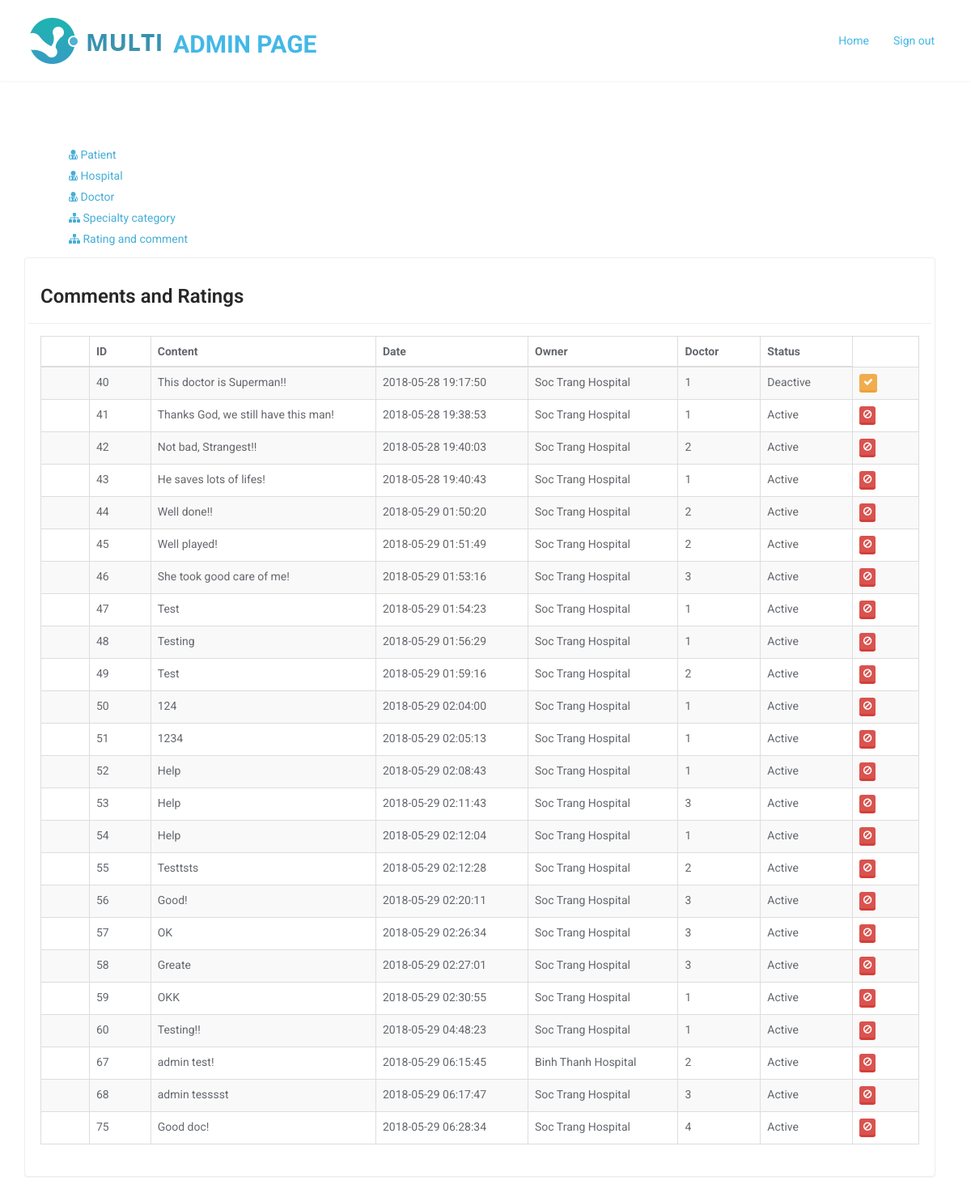
/view-comment.php (signed in), run on the app's committed database.
### tables this page shows
CREATE TABLE `comment` (
  `id` bigint(255) NOT NULL,
  `content` varchar(1000) DEFAULT NULL,
  `date` timestamp NOT NULL DEFAULT CURRENT_TIMESTAMP,
  `owner` varchar(255) NOT NULL,
  `doctor` varchar(255) NOT NULL,
  `status` varchar(50) NOT NULL DEFAULT 'Active',
  `rating` bigint(255) NOT NULL DEFAULT '1'
);

### ppl-core.php (called while the page is built, shortened)
<?php
function template( $file, $args ) {
	if ( is_array( $args ) ) {
		extract( $args );
	}
	include $file;
	return ob_get_clean();
}
function return_sql($sql){
	$link = mysqli_connect('localhost', 'root', '');
	$result = mysqli_query($link,$sql);
	$data=array();
	$index=0;
	while ($list = mysqli_fetch_assoc($result)) {
		$data[$index]=$list;
		$index++;
	}
return $data;
}
function create_table($querry){
	include 'ppl-table.php';
}

### view-comment-app.php (called while the page is built)
<?php
include_once 'ppl-core.php';
create_table('SELECT * FROM comment ');

### view-template.php (the view, shortened to what this page needs)
<?php
if ( isset( $email ) ) {
	?>
    <tr class="odd gradeX" id="row<?php echo $id; ?>">
        <td id="id_val<?php echo $id; ?>"><?php echo $id; ?></td>
        <td id="lname_val<?php echo $id; ?>"><?php echo $lname; ?></td>
        <td id="fname_val<?php echo $id; ?>"><?php echo $fname; ?></td>
        <td id="gender_val<?php echo $id; ?>"><?php echo $gender; ?></td>
        <td id="email_val<?php echo $id; ?>"><?php echo $email; ?></td>
        <td id="password_val<?php echo $id; ?>"><?php echo $password; ?></td>
        <td id="address_val<?php echo $id; ?>"><?php echo $address; ?></td>
        <td id="lang_val<?php echo $id; ?>"><?php echo $lang; ?></td>
        <td id="status_val<?php echo $id; ?>"><?php echo $status; ?></td>
        <td class="center">
            <div class="btn-group-xs">
                <button title="Edit" type="button" class="btn btn-xs btn-primary" id="edit_button<?php echo $id; ?>"
                        onclick="edit_row('<?php echo $id; ?>');"><i
                            class="fa fa-edit"></i></button>
                <button title="Save" type="button" style="display:none;" class="btn btn-xs btn-primary"
                        id="save_button<?php echo $id; ?>"
                        onclick="save_row('<?php echo $id; ?>');"><i
                            class="fa fa-save"></i></button>
                <button title="Delete" type="button" class="btn btn-xs btn-danger" id="delete_button<?php echo $id; ?>"
                        onclick="delete_row('<?php echo $id; ?>');"><i
                            class="fa fa-trash"></i></button>
				<?php if ( $status === 'Deactive' ) {
					?>
                    <button title="Active" style="display:inline-block;" type="button" class=" btn btn-xs btn-warning"
                            id="active_button<?php echo $id; ?>"
                            onclick="active_row('<?php echo $id; ?>');"><i
                                class="fa fa-check"></i></button>
					<?php
				} else {
				?>
                <button title="Deactive" type="button" class=" btn btn-xs btn-warning"
                        id="deactive_button<?php echo $id; ?>"
                        onclick="deactive_row('<?php echo $id; ?>');"><i
                            class="fa fa-ban"></i>
					<?php } ?>
            </div>
        </td>
    </tr>
<?php }
 else if ( isset( $doctor ) ) { ?>
     <tr class="odd gradeX" id="row<?php echo $id; ?>">
         <td></td>
         <td id="id_val<?php echo $id; ?>"><?php echo $id; ?></td>
         <td id="content_val<?php echo $id; ?>"><?php echo $content; ?></td>
         <td id="date_val<?php echo $id; ?>"><?php echo $date; ?></td>
         <td id="owner_val<?php echo $id; ?>"><?php echo $owner; ?></td>
         <td id="doctor_val<?php echo $id; ?>"><?php echo $doctor; ?></td>
         <td id="status_val<?php echo $id; ?>"><?php echo $status; ?></td>
         <td class="center">
             <div class="btn-group-xs">
	             <?php if ( $status === 'Deactive' ) {
		             ?>
                     <button title="Active" style="display:inline-block;" type="button" class=" btn btn-xs btn-warning"
                             id="active_button<?php echo $id; ?>"
                             onclick="active_row_comment('<?php echo $id; ?>');"><i
                                 class="fa fa-check"></i></button>
		             <?php
	             } else {
	             ?>
                 <button title="Deactive" type="button" class=" btn btn-xs btn-danger"
                         id="deactive_button<?php echo $id; ?>"
                         onclick="deactive_row_comment('<?php echo $id; ?>');"><i
                             class="fa fa-ban"></i>
		             <?php } ?>
             </div>
             </div>
         </td>
     </tr>
 <?php }

### view-comment.php (shortened to what this page needs)
<?php include_once 'session.php';
if (! isset( $_SESSION['login_hos'] ) && ! isset( $_SESSION['login_admin'] ) ) {
	echo 'Shit happens'; ?>
	<html lang="en">
	<head>
		<style>
			@import url(https://fonts.googleapis.com/css?family=opensans:500);
			body{
				background: #33cc99;
				color:#fff;
				font-family: 'Open Sans', sans-serif;
				max-height:700px;
				overflow: hidden;
			}
			.c{
				text-align: center;
				display: block;
				position: relative;
				width:80%;
				margin:100px auto;
			}
			._404{
				font-size: 220px;
				position: relative;
				display: inline-block;
				z-index: 2;
				height: 250px;
				letter-spacing: 15px;
			}
			._1{
				text-align:center;
				display:block;
				position:relative;
				letter-spacing: 12px;
				font-size: 4em;
				line-height: 80%;
			}
			._2{
				text-align:center;
				display:block;
				position: relative;
				font-size: 20px;
			}
			.text{
				font-size: 70px;
				text-align: center;
				position: relative;
				display: inline-block;
				margin: 19px 0px 0px 0px;
				/* top: 256.301px; */
				z-index: 3;
				width: 100%;
				line-height: 1.2em;
				display: inline-block;
			}
			.btn{
				background-color: rgb( 255, 255, 255 );
				position: relative;
				display: inline-block;
				width: 358px;
				padding: 5px;
				z-index: 5;
				font-size: 25px;
				margin:0 auto;
				color:#33cc99;
				text-decoration: none;
				margin-right: 10px
			}
			.right{
				float:right;
				width:60%;
			}
			hr{
				padding: 0;
				border: none;
				border-top: 5px solid #fff;
				color: #fff;
				text-align: center;
				margin: 0px auto;
				width: 420px;
				height:10px;
				z-index: -10;
			}
			hr:after {
				content: "\2022";
				display: inline-block;
				position: relative;
				top: -0.75em;
				font-size: 2em;
				padding: 0 0.2em;
				background: #33cc99;
			}
			.cloud {
				width: 350px; height: 120px;
				background: #FFF;
				background: linear-gradient(top, #FFF 100%);
				background: -webkit-linear-gradient(top, #FFF 100%);
				background: -moz-linear-gradient(top, #FFF 100%);
				background: -ms-linear-gradient(top, #FFF 100%);
				background: -o-linear-gradient(top, #FFF 100%);
				border-radius: 100px;
				-webkit-border-radius: 100px;
				-moz-border-radius: 100px;
				position: absolute;
				margin: 120px auto 20px;
				z-index:-1;
				transition: ease 1s;
			}
			.cloud:after, .cloud:before {
				content: '';
				position: absolute;
				background: #FFF;
				z-index: -1
			}
			.cloud:after {
				width: 100px; height: 100px;
				top: -50px; left: 50px;
				border-radius: 100px;
				-webkit-border-radius: 100px;
				-moz-border-radius: 100px;
			}
			.cloud:before {
				width: 180px; height: 180px;
				top: -90px; right: 50px;
				border-radius: 200px;
				-webkit-border-radius: 200px;
				-moz-border-radius: 200px;
			}
			.x1 {
				top:-50px;
				left:100px;
				-webkit-transform: scale(0.3);
				-moz-transform: scale(0.3);
				transform: scale(0.3);
				opacity: 0.9;
				-webkit-animation: moveclouds 15s linear infinite;
				-moz-animation: moveclouds 15s linear infinite;
				-o-animation: moveclouds 15s linear infinite;
			}
			.x1_5{
				top:-80px;
				left:250px;
				-webkit-transform: scale(0.3);
				-moz-transform: scale(0.3);
				transform: scale(0.3);
				-webkit-animation: moveclouds 17s linear infinite;
				-moz-animation: moveclouds 17s linear infinite;
				-o-animation: moveclouds 17s linear infinite;
			}
			.x2 {
				left: 250px;
				top:30px;
				-webkit-transform: scale(0.6);
				-moz-transform: scale(0.6);
				transform: scale(0.6);
				opacity: 0.6;
				-webkit-animation: moveclouds 25s linear infinite;
				-moz-animation: moveclouds 25s linear infinite;
				-o-animation: moveclouds 25s linear infinite;
			}
			.x3 {
				left: 250px; bottom: -70px;
				-webkit-transform: scale(0.6);
				-moz-transform: scale(0.6);
				transform: scale(0.6);
				opacity: 0.8;
				-webkit-animation: moveclouds 25s linear infinite;
				-moz-animation: moveclouds 25s linear infinite;
				-o-animation: moveclouds 25s linear infinite;
			}
			.x4 {
				left: 470px; botttom: 20px;
				-webkit-transform: scale(0.75);
				-moz-transform: scale(0.75);
				transform: scale(0.75);
				opacity: 0.75;
				-webkit-animation: moveclouds 18s linear infinite;
				-moz-animation: moveclouds 18s linear infinite;
				-o-animation: moveclouds 18s linear infinite;
			}
			.x5 {
				left: 200px; top: 300px;
				-webkit-transform: scale(0.5);
				-moz-transform: scale(0.5);
				transform: scale(0.5);
				opacity: 0.8;
				-webkit-animation: moveclouds 20s linear infinite;
				-moz-animation: moveclouds 20s linear infinite;
				-o-animation: moveclouds 20s linear infinite;
			}
			@-webkit-keyframes moveclouds {
				0% {margin-left: 1000px;}
				100% {margin-left: -1000px;}
			}
			@-moz-keyframes moveclouds {
				0% {margin-left: 1000px;}
				100% {margin-left: -1000px;}
			}
			@-o-keyframes moveclouds {
				0% {margin-left: 1000px;}
				100% {margin-left: -1000px;}
			}
		</style>
	</head>
	<body>
	<div id="clouds">
		<div class="cloud x1"></div>
		<div class="cloud x1_5"></div>
		<div class="cloud x2"></div>
		<div class="cloud x3"></div>
		<div class="cloud x4"></div>
		<div class="cloud x5"></div>
	</div>
	<div class='c'>
		<div class='_404'>404</div>
		<hr>
		<div class='_1'>THE PAGE</div>
		<div class='_2'>WAS NOT FOUND</div>
		<a class='btn' href='index.php'>BACK TO MARS</a>
	</div>
	</body>
	</html>
	<?php
} else { ?>
	<!DOCTYPE html>
	<html lang="en">
	<head>
		<link rel="stylesheet" href="https://maxcdn.bootstrapcdn.com/bootstrap/3.3.7/css/bootstrap.min.css">
		<link href="css/bootstrap.min.css" rel="stylesheet">
		<link href="css/bootstrap.css" rel="stylesheet">
		<link href="css/font-awesome.min.css" rel="stylesheet">
		<link href="css/animate.min.css" rel="stylesheet">
		<link href="css/owl.carousel.css" rel="stylesheet">
		<link href="css/owl.transitions.css" rel="stylesheet">
		<link href="css/prettyPhoto.css" rel="stylesheet">
		<link href="css/main.css" rel="stylesheet">
		<link href="css/jquery-ui.css" rel="stylesheet">
		<link href="css/jquery-ui.min.css" rel="stylesheet">
		<link href="css/responsive.css" rel="stylesheet">
	</head>
	<header>
		<nav id="main-menu" class="navbar navbar-default navbar-fixed-top" role="banner">
			<div class="container">
				<div class="navbar-header">
					<a class="navbar-brand" href="index.php"><img src="images/logo.png" alt="logo"></a>
					<a herf="#" class="navbar-brand" style="font-size: 30px;padding-top: 45px;color:#43b8e6"><b>ADMIN
							PAGE</b></a>
				</div>
				<div class="collapse navbar-collapse navbar-right">
					<ul class="nav navbar-nav">
						<li class="scroll"><a href="index.php"
						                      style="color:#43b8e6;">Home</a></li>
						<li class="scroll"><a href="logout.php" data-toggle="modal"
						                      style="color:#43b8e6;">Sign out</a></li>
					</ul>
				</div>
			</div>
		</nav>
	</header>
	<body>
	<div class="container">
		<br>
		<br>
		<br>
		<div class="row">
			<div class="col-sm-12">
				<div class="col-sm-12">
					<div class="sidebar" style="height: auto;">
						<ul class="sidebar-menu">
							<li class="treeview ">
								<a href="view-patient.php">
									<i class="fa fa-user-md"></i> <span>Patient</span>
							</li>
							<li class="treeview ">
								<a href="view-hospital.php">
									<i class="fa fa-user-md"></i> <span>Hospital</span>
							</li>
							<li class="treeview ">
								<a href="#">
									<i class="fa fa-user-md"></i> <span>Doctor</span>
								</a>
							</li>
							<li class="treeview ">
								<a href="view-specific.php">
									<i class="fa fa-sitemap"></i> <span>Specialty category</span>
								</a>
							</li>
							<li class="treeview ">
								<a href="#">
									<i class="fa fa-sitemap"></i> <span>Rating and comment</span>
								</a>
							</li>
						</ul>
					</div>
				</div>
			</div>
		</div>
		<div class="row">
			<div class="col-sm-12">
				<div class="panel panel-default thumbnail">
					<div class="panel-heading no-print">
						<h3>Comments and Ratings</h3>
					</div>
					<div class="panel-body">
						<div class="table-responsive">
							<table width="100%"
							       class="table-fit datatable table table-striped table-bordered table-hover"
							       id="user_table">
								<thead class="thead-dark">
								<tr>
									<th></th>
									<th>ID</th>
									<th>Content</th>
									<th>Date</th>
									<th>Owner</th>
									<th>Doctor</th>
									<th>Status</th>
								</tr>
								</thead>
								<tbody>
								<?php include_once 'view-comment-app.php'; ?>
	</body>
	</html>
<?php }

### ppl-table.php
<?php
$file   = 'view-template.php';
$output = '';
$data =return_sql($GLOBALS['table_sql']);
?>
<?php
foreach ( $data as $row ) {
	$output .= template( $file, $row );
}
print $output; ?>

### css/main.css (style rules this page uses)
table tr { opacity: 1; -webkit-transition: opacity 1000ms linear; transition: opacity 1000ms linear; }
.panel.panel-default.thumbnail { margin-right: 1em; }
.btn-xs { font-size:10px; }
.table-fit td { white-space: nowrap; width:1%; }
body { padding-top: 100px; background: #fff; font-family: 'Roboto', sans-serif; font-weight: 400; color: #64686d; line-height: 26px; }
h1, h2, h3, h4, h5, h6 { font-weight: 600; font-family: 'Roboto', sans-serif; color: #272727; }
a { color: #45aed6; -webkit-transition: color 400ms, background-color 400ms; -moz-transition: color 400ms, background-color 400ms; -o-transition: color 400ms, background-color 400ms; transition: color 400ms, background-color 400ms; }
.btn { border-width: 0; border-bottom-width: 3px; border-radius: 3px; }
.navbar.navbar-default { border: 0; border-radius: 0; margin-bottom: 0; }
.navbar.navbar-default .navbar-brand { height: auto; padding: 22px 15px 21px; }
@media only screen and (min-width: 768px) { #main-menu.navbar-default { background: rgba(255, 255, 255, 0.9); -webkit-box-shadow: 0 0 3px 0 rgba(0, 0, 0, 0.1); box-shadow: 0 0 3px 0 rgba(0, 0, 0, 0.1); } }
@media only screen and (min-width: 768px) { #main-menu.navbar-default .navbar-nav > li > a { padding-top: 40px; padding-bottom: 40px; } }
.panel-default { border-color: #eee; }
.panel-default > .panel-heading { background-color: #fff; border-color: #eee; }

### view-comment.php (style rules this page uses)
li { list-style-type: none; }

### data on the page
comment: id "40", content "This doctor is Superman!!", date "2018-05-28 19:17:50", owner "Soc Trang Hospital", doctor "1", status "Deactive"
comment: id "41", content "Thanks God, we still have this man!", date "2018-05-28 19:38:53", owner "Soc Trang Hospital", doctor "1", status "Active"
comment: id "42", content "Not bad, Strangest!!", date "2018-05-28 19:40:03", owner "Soc Trang Hospital", doctor "2", status "Active"
comment: id "43", content "He saves lots of lifes!", date "2018-05-28 19:40:43", owner "Soc Trang Hospital", doctor "1", status "Active"
comment: id "44", content "Well done!!", date "2018-05-29 01:50:20", owner "Soc Trang Hospital", doctor "2", status "Active"
comment: id "45", content "Well played!", date "2018-05-29 01:51:49", owner "Soc Trang Hospital", doctor "2", status "Active"
comment: id "46", content "She took good care of me!", date "2018-05-29 01:53:16", owner "Soc Trang Hospital", doctor "3", status "Active"
comment: id "47", content "Test", date "2018-05-29 01:54:23", owner "Soc Trang Hospital", doctor "1", status "Active"
comment: id "48", content "Testing", date "2018-05-29 01:56:29", owner "Soc Trang Hospital", doctor "1", status "Active"
comment: id "49", content "Test", date "2018-05-29 01:59:16", owner "Soc Trang Hospital", doctor "2", status "Active"
comment: id "50", content "124", date "2018-05-29 02:04:00", owner "Soc Trang Hospital", doctor "1", status "Active"
comment: id "51", content "1234", date "2018-05-29 02:05:13", owner "Soc Trang Hospital", doctor "1", status "Active"
comment: id "52", content "Help", date "2018-05-29 02:08:43", owner "Soc Trang Hospital", doctor "1", status "Active"
comment: id "53", content "Help", date "2018-05-29 02:11:43", owner "Soc Trang Hospital", doctor "3", status "Active"
comment: id "54", content "Help", date "2018-05-29 02:12:04", owner "Soc Trang Hospital", doctor "1", status "Active"
comment: id "55", content "Testtsts", date "2018-05-29 02:12:28", owner "Soc Trang Hospital", doctor "2", status "Active"
comment: id "56", content "Good!", date "2018-05-29 02:20:11", owner "Soc Trang Hospital", doctor "3", status "Active"
comment: id "57", content "OK", date "2018-05-29 02:26:34", owner "Soc Trang Hospital", doctor "3", status "Active"
comment: id "58", content "Greate", date "2018-05-29 02:27:01", owner "Soc Trang Hospital", doctor "3", status "Active"
comment: id "59", content "OKK", date "2018-05-29 02:30:55", owner "Soc Trang Hospital", doctor "1", status "Active"
comment: id "60", content "Testing!!", date "2018-05-29 04:48:23", owner "Soc Trang Hospital", doctor "1", status "Active"
comment: id "67", content "admin test!", date "2018-05-29 06:15:45", owner "Binh Thanh Hospital", doctor "2", status "Active"
comment: id "68", content "admin tesssst", date "2018-05-29 06:17:47", owner "Soc Trang Hospital", doctor "3", status "Active"
comment: id "75", content "Good doc!", date "2018-05-29 06:28:34", owner "Soc Trang Hospital", doctor "4", status "Active"
